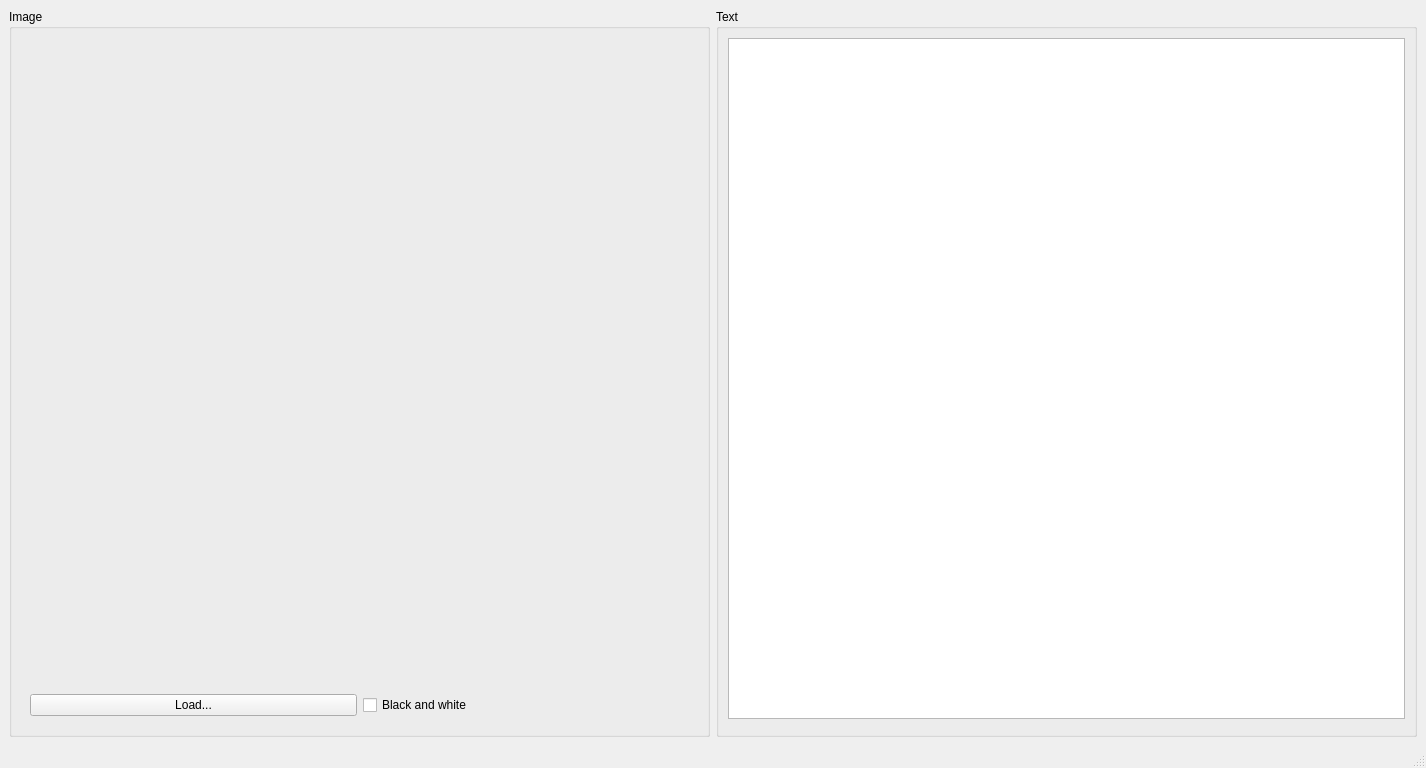
<?xml version="1.0" encoding="UTF-8"?>
<ui version="4.0">
 <class>MainWindow</class>
 <widget class="QMainWindow" name="MainWindow">
  <property name="geometry">
   <rect>
    <x>0</x>
    <y>0</y>
    <width>1426</width>
    <height>768</height>
   </rect>
  </property>
  <property name="windowTitle">
   <string>MainWindow</string>
  </property>
  <widget class="QWidget" name="centralwidget">
   <layout class="QHBoxLayout" name="horizontalLayout">
    <item>
     <widget class="QGroupBox" name="image_groupbox">
      <property name="sizePolicy">
       <sizepolicy hsizetype="Expanding" vsizetype="Preferred">
        <horstretch>0</horstretch>
        <verstretch>0</verstretch>
       </sizepolicy>
      </property>
      <property name="title">
       <string>Image</string>
      </property>
      <layout class="QVBoxLayout" name="verticalLayout">
       <item>
        <widget class="QLabel" name="picture_label">
         <property name="sizePolicy">
          <sizepolicy hsizetype="Expanding" vsizetype="Expanding">
           <horstretch>0</horstretch>
           <verstretch>0</verstretch>
          </sizepolicy>
         </property>
         <property name="text">
          <string/>
         </property>
         <property name="alignment">
          <set>Qt::AlignCenter</set>
         </property>
        </widget>
       </item>
       <item>
        <widget class="QWidget" name="widget" native="true">
         <layout class="QGridLayout" name="gridLayout">
          <item row="1" column="1">
           <widget class="QCheckBox" name="image_black_and_white_checkbox">
            <property name="text">
             <string>Black and white</string>
            </property>
           </widget>
          </item>
          <item row="1" column="0">
           <widget class="QPushButton" name="image_load_pushbutton">
            <property name="text">
             <string>Load...</string>
            </property>
           </widget>
          </item>
         </layout>
        </widget>
       </item>
      </layout>
     </widget>
    </item>
    <item>
     <widget class="QGroupBox" name="text_groupbox">
      <property name="sizePolicy">
       <sizepolicy hsizetype="Expanding" vsizetype="Preferred">
        <horstretch>0</horstretch>
        <verstretch>0</verstretch>
       </sizepolicy>
      </property>
      <property name="title">
       <string>Text</string>
      </property>
      <layout class="QVBoxLayout" name="verticalLayout_2">
       <item>
        <widget class="QPlainTextEdit" name="plainTextEdit"/>
       </item>
       <item>
        <widget class="QWidget" name="widget_2" native="true"/>
       </item>
      </layout>
     </widget>
    </item>
   </layout>
  </widget>
  <widget class="QMenuBar" name="menubar">
   <property name="geometry">
    <rect>
     <x>0</x>
     <y>0</y>
     <width>1426</width>
     <height>26</height>
    </rect>
   </property>
  </widget>
  <widget class="QStatusBar" name="statusbar"/>
 </widget>
 <resources/>
 <connections/>
</ui>
